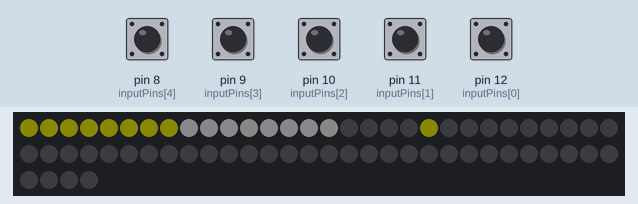
The sketch below on a simulated Arduino Uno, built with avr-gcc and run on an emulated ATmega328P. On the bench: 64 RGB LEDs in strip order, left to right, continuing on the next row. The test bench sets the inputs (shaded band); at power-on: pin 8 (inputPins[4]), pin 9 (inputPins[3]), pin 10 (inputPins[2]), pin 11 (inputPins[1]), pin 12 (inputPins[0]) HIGH. Dim RGB values are drawn brighter than linear; colours are those a GRB WS2812 strip shows for the declared byte order.

Above: at 1.2 s.
1.3 s: pin 8 (inputPins[4]) pulled LOW for 0.15 s
2.9 s: pin 9 (inputPins[3]) pulled LOW for 0.15 s
At 3.5 s:
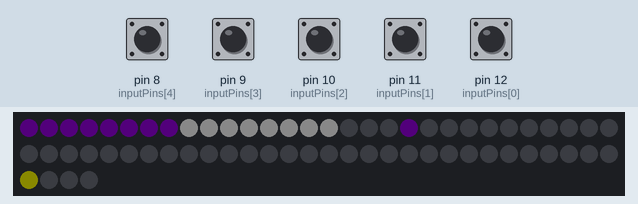
4.5 s: pin 8 (inputPins[4]) pulled LOW for 1 s
At 6.1 s:
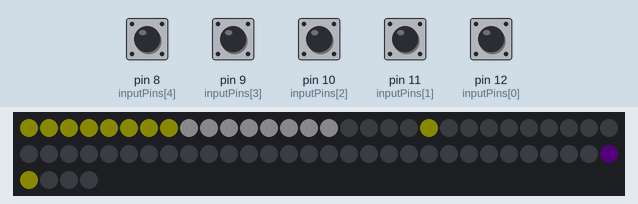
7.0 s: pin 10 (inputPins[2]) pulled LOW for 0.15 s
Timing chart, 0 to 9.6 s (numbered marks = the images above; inputs shaded):
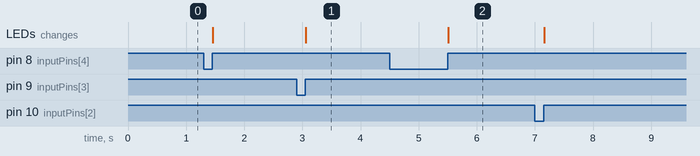

Measured:
- after the input at 2.9 s, the LEDs: change after 0.16 s (image 1)
- after the input at 4.5 s, the LEDs: first change after 1.0 s (image 2 shows a later state)

The sketch:

connect4.ino
```cpp
#include <FastLED.h>

#define num_led 64
#define led_pin 6

//Input Button
const int numOfInputs = 5;
const int inputPins[numOfInputs] = {12,11,10,9,8};
// up 12 , down 11 , right 10 , left 9 ,  ok 8
int inputState[numOfInputs];
int lastInputState[numOfInputs] = {LOW,LOW,LOW,LOW,LOW};
bool inputFlags[numOfInputs] = {LOW,LOW,LOW,LOW,LOW};
long lastDebounceTime[numOfInputs] = {0,0,0,0,0};
long debounceDelay = 5;
int inputCounters[numOfInputs];

//led
CRGB leds[num_led];

//virtual board for connect 4 game
int connect4_board[48];

// plyers turn flags
int P = 1;

//  current connect4_location
int connect4_loc = 4;


//flag to force arduino to wite for input
int waite_to_press = 0;


void setup() {

  for (int i = 0; i < numOfInputs; i++) {
    pinMode(inputPins[i], INPUT_PULLUP);
  }

  FastLED.addLeds < WS2812B, led_pin > (leds, num_led);
  FastLED.setBrightness(10);
  Serial.begin(9600);
}


void loop() {
  leds[8]  =CRGB::White ;
  leds[9]  =CRGB::White ;
  leds[10] =CRGB::White ;
  leds[11] =CRGB::White ;
  leds[12] =CRGB::White ;
  leds[13] =CRGB::White ;
  leds[14] =CRGB::White ;
  leds[15] =CRGB::White ;
 FastLED.show();

//p1 turn
  while (P == 1) {
    C4_check_win();
    C4_live_blink(connect4_loc,P);
    waite_to_press = 0;
    while (waite_to_press == 0) {
    C4_Input_handel();
   } C4_refresh_led();
  }
//p2 turn
 while (P == 2) {
    C4_check_win();
    C4_live_blink(connect4_loc,P);
    waite_to_press = 0;
    while (waite_to_press == 0) {
    C4_Input_handel();
    }C4_refresh_led();
  }

}

// to refresh led  for first row after player turn end
void C4_refresh_led(){

  for (int i = 0; i < 8; i++) {
        if (connect4_board[i] == 1) {
          C4_hard(i,0, 1);
          FastLED.show();
        }
        if (connect4_board[i] == 2) {
          C4_hard(i,0, 2);
          FastLED.show();
        }
  }
}

// fix change on led matrix
void C4_hard(int x, int row,int player) {
  if (player == 1) {
    leds[x+row+16]= CRGB::Yellow;
    FastLED.show();
  } else if (player == 2) {
    leds[x+row+16]= 0x153355;
    FastLED.show();
  }
}

//live blink on led matrix
void C4_live_blink(int x, int p) {
  if (p == 1) {
      leds[0] = CRGB::Yellow;
      leds[1] = CRGB::Yellow;
      leds[2] = CRGB::Yellow;
      leds[3] = CRGB::Yellow;
      leds[4] = CRGB::Yellow;
      leds[5] = CRGB::Yellow;
      leds[6] = CRGB::Yellow;
      leds[7] = CRGB::Yellow;
      leds[x+16] = CRGB::Yellow;
      FastLED.show();
      delay(200);
      leds[x+16] = CRGB::Black;


  }
  if (p == 2) {
      leds[0] =0x153355;
      leds[1] =0x153355;
      leds[2] =0x153355;
      leds[3] =0x153355;
      leds[4] =0x153355;
      leds[5] =0x153355;
      leds[6] =0x153355;
      leds[7] =0x153355;
      leds[x+16] =0x153355;
      FastLED.show();
      delay(200);
      leds[x+16] = CRGB::Black;


  }
}

// deal with input signal
void C4_Input_handel() {

  ///setInputFlags
  for (int i = 0; i < numOfInputs; i++) {
    int reading = digitalRead(inputPins[i]);
    if (reading != lastInputState[i]) {
      lastDebounceTime[i] = millis();
    }
    if ((millis() - lastDebounceTime[i]) > debounceDelay) {
      if (reading != inputState[i]) {
        inputState[i] = reading;
        if (inputState[i] == HIGH) {
          inputFlags[i] = HIGH;
        }
      }
    }
    lastInputState[i] = reading;
  }

  //resolveInputFlags
  for (int i = 0; i < numOfInputs; i++) {
    if (inputFlags[i] == HIGH) {
      C4_inputAction(i);
      inputFlags[i] = LOW;
      inputCounters[i]++;
    }
  }
}
//action when button pressed
void C4_inputAction(int input) {

  //right
  if (input == 2 && inputCounters[2] != 0) {

    if ( connect4_loc == 7) {
      connect4_loc = 0;

    } else {
        connect4_loc = connect4_loc + 1;
      }
    waite_to_press = 1;
  }
  //left
  if (input == 3 && inputCounters[3] != 0) {

    if (connect4_loc == 0 ) {
      connect4_loc = 7;

    } else {
      connect4_loc = connect4_loc - 1;
      }
    waite_to_press = 1;

  }
  //ok
  if (input == 4 && inputCounters[4] != 0) {
    C4_link_virtual_board();
    waite_to_press = 1;
  }

}

// link matrix led with connect4_board
void C4_link_virtual_board() {
    int  t=0;// parameter for  while loop

  if (P == 1) {
    int last_row =40;
    while(t==0){
      if ( connect4_board[last_row+connect4_loc] == 0 ){
        connect4_board[last_row + connect4_loc]=1;
        C4_hard(connect4_loc,last_row,P);
        P = 2; //  switch to second loop (player 2 turn)
        connect4_loc = 4;
        t = 1;
        }else {last_row = last_row - 8;}
      }
  } else if (P == 2) {
    int  last_row=40;
    while(t==0){
      if (connect4_board[last_row+connect4_loc] == 0) {
        connect4_board[last_row+connect4_loc]=2;
        C4_hard(connect4_loc,last_row,P);
        P = 1; //  switch to first loop (player 1 turn)
        connect4_loc = 4;
        t = 1;
      } else{
          last_row = last_row - 8;
        }
    }
  }
}

// to check if Cborad full or not
void C4_drow_check(){
  int z=1;
  for (int i = 0; i < 48; i++)
  {
      if(connect4_board[i] == 0){
      z=0;
      break;
      }
  }
  if (z==1){
      while (true) {//drow
      leds[0] =CRGB::Yellow ;
      leds[1] =CRGB::Yellow ;
      leds[2] =CRGB::Yellow ;
      leds[3] =CRGB::Yellow ;
      leds[4] =CRGB::Yellow ;
      leds[5] =CRGB::Yellow ;
      leds[6] =CRGB::Yellow ;
      leds[7] =CRGB::Yellow ;
      leds[8] =CRGB::Yellow ;
      leds[9] =CRGB::Yellow ;
      leds[10] =CRGB::Yellow ;
      leds[11] =CRGB::Yellow ;
      leds[12] =CRGB::Yellow ;
      leds[13] =CRGB::Yellow ;
      leds[14] =CRGB::Yellow ;
      leds[15] =CRGB::Yellow ;
      FastLED.show();
      FastLED.show();
      delay(200);
      leds[0] =0x153355 ;
      leds[1] =0x153355 ;
      leds[2] =0x153355 ;
      leds[3] =0x153355 ;
      leds[4] =0x153355 ;
      leds[5] =0x153355 ;
      leds[6] =0x153355 ;
      leds[7] =0x153355 ;
      leds[8] =0x153355 ;
      leds[9] =0x153355 ;
      leds[10] =0x153355 ;
      leds[11] =0x153355 ;
      leds[12] =0x153355 ;
      leds[13] =0x153355 ;
      leds[14] =0x153355 ;
      leds[15] =0x153355 ;
      FastLED.show();
      delay(200);
    }
  }
}

// check for winer or drow
void C4_check_win() {
  int plz=0 ;
  for (int i = 0; i< 48; i++) {
  //p1 win
        //row
      if  (connect4_board[i] == 1 && connect4_board[i+1] == 1 && connect4_board[i+2] == 1 && connect4_board[i+3] == 1 ){
          if (i==7 || i==15 || i==23 || i==31 || i==39 ){
          continue ;
          }
          else if ( i+1== 7 ||  i+1==15 ||  i+1==23 ||  i+1==31 ||  i+1==39  ){
          continue ;
          }
          else if ( i+2 == 7 ||  i+2 ==15 ||  i+2 ==23 ||  i+2 ==31 ||  i+2 ==39 ){
          continue ;
          }else{plz=1;Serial.print("r1");}
        }
        //column
        else if  (connect4_board[i] == 1 && connect4_board[i+8] == 1 && connect4_board[i+16] == 1 && connect4_board[i+24] == 1 ){
           if (i==40 || i==41 || i==42 || i==43 || i==44 || i==45 || i==46 || i==47){
          continue ;
          }
          else if (i+8==40 || i+8==41 || i+8==42 || i+8==43 || i+8==44 || i+8==45 || i+8==46 || i+8==47){
          continue ;
          }
          else if (i+16==40 || i+16==41 || i+16==42 || i+16==43 || i+16==44 || i+16==45 || i+16==46 || i+16==47){
          continue ;
          }else{plz=1;Serial.print("c1");}
        }
        //diagnls
        //decrease diagnal
        else if  (connect4_board[i] == 1 && connect4_board[i+9] == 1 && connect4_board[i+18] == 1 && connect4_board[i+27] == 1 ){
          if (i==7 || i==15 || i==23 || i==31 || i==39 ){
          continue ;
          }
          else if ( i+9== 7 ||  i+9==15 ||  i+9==23 ||  i+9==31 ||  i+9==39  ){
          continue ;
          }
          else if ( i+18 == 7 ||  i+18 ==15 ||  i+18 ==23 ||  i+18 ==31 ||  i+18 ==39 ){
          continue ;
          }
          else{plz=1;Serial.print("d1");}
        }
        //increase diagnal
        else if  (connect4_board[i] == 1 && connect4_board[i+7] == 1 && connect4_board[i+14] == 1 && connect4_board[i+21] == 1 ){
          if (i==0 || i==8 || i==16 || i==24 || i==32 || i==40 ){
          continue ;
          }
          else if (i+7==0 || i+7==8 || i+7==16 || i+7==24 || i+7==32 || i+7==40 ){
          continue ;
          }
          else if (i+14==0 || i+14==8 || i+14==16 || i+14==24 || i+14==32 || i+14==40 ){
          continue ;
          }
          else{plz=1;Serial.print("i1");}
        }
    //p2 win
        //row
        else if (connect4_board[i] == 2 && connect4_board[i+1] == 2 && connect4_board[i+2] == 2 && connect4_board[i+3] == 2 ){
        if (i==7 || i==15 || i==23 || i==31 || i==39 ){
          continue ;
          }
          else if ( i+1== 7 ||  i+1==15 ||  i+1==23 ||  i+1==31 ||  i+1==39  ){
          continue ;
          }
          else if ( i+2 == 7 ||  i+2 ==15 ||  i+2 ==23 ||  i+2 ==31 ||  i+2 ==39 ){
          continue ;
          }
          else{plz=2;Serial.print("r2");}
        }
        //column
        else if  (connect4_board[i] == 2 && connect4_board[i+8] == 2 && connect4_board[i+16] == 2 && connect4_board[i+24] == 2 ){
         if (i==40 || i==41 || i==42 || i==43 || i==44 || i==45 || i==46 || i==47){
          continue ;
          }
          else if (i+8==40 || i+8==41 || i+8==42 || i+8==43 || i+8==44 || i+8==45 || i+8==46 || i+8==47){
          continue ;
          }
          else if (i+16==40 || i+16==41 || i+16==42 || i+16==43 || i+16==44 || i+16==45 || i+16==46 || i+16==47){
          continue ;
          }else{plz=1;Serial.print("c2");}
        }
           //diagnls
        //decrease diagnal
        else if  (connect4_board[i] == 2 && connect4_board[i+9] == 2 && connect4_board[i+18] == 2 && connect4_board[i+27] == 2 ){
          if (i==7 || i==15 || i==23 || i==31 || i==39 ){
          continue ;
          }
          else if ( i+9== 7 ||  i+9==15 ||  i+9==23 ||  i+9==31 ||  i+9==39  ){
          continue ;
          }
          else if ( i+18 == 7 ||  i+18 ==15 ||  i+18 ==23 ||  i+18 ==31 ||  i+18 ==39 ){
          continue ;
          }
          else{plz=2;Serial.print("d2");}
        }
        //increase diagnal
        else if  (connect4_board[i] == 2 && connect4_board[i+7] == 2 && connect4_board[i+14] == 2 && connect4_board[i+21] == 2 ){
          if (i==0 || i==8 || i==16 || i==24 || i==32 || i==40 ){
          continue ;
          }
          else if (i+7==0 || i+7==8 || i+7==16 || i+7==24 || i+7==32 || i+7==40 ){
          continue ;
          }
          else if (i+14==0 || i+14==8 || i+14==16 || i+14==24 || i+14==32 || i+14==40 ){
          continue ;
          }
          else{plz=2;Serial.print("i2");}
        }
  }

 //end game action
  if (plz == 1){//p1 win
      while (true) {
      for(int i =0;  i < 16; i++){
      leds[i] =CRGB::Black ;
      FastLED.show();
      delay(50);
      leds[i] = CRGB::Yellow;
      FastLED.show();
      delay(10);
  }
     }
    }else if (plz == 2){//p2 win
      while (true) {
        for(int i=0; i < 16; i++){
      leds[i] =CRGB::Black ;
      FastLED.show();
      delay(50);
      leds[i] = 0x153355;
      FastLED.show();
      delay(10);
        }
      }
     }
  //if drow
  C4_drow_check();
}
```
